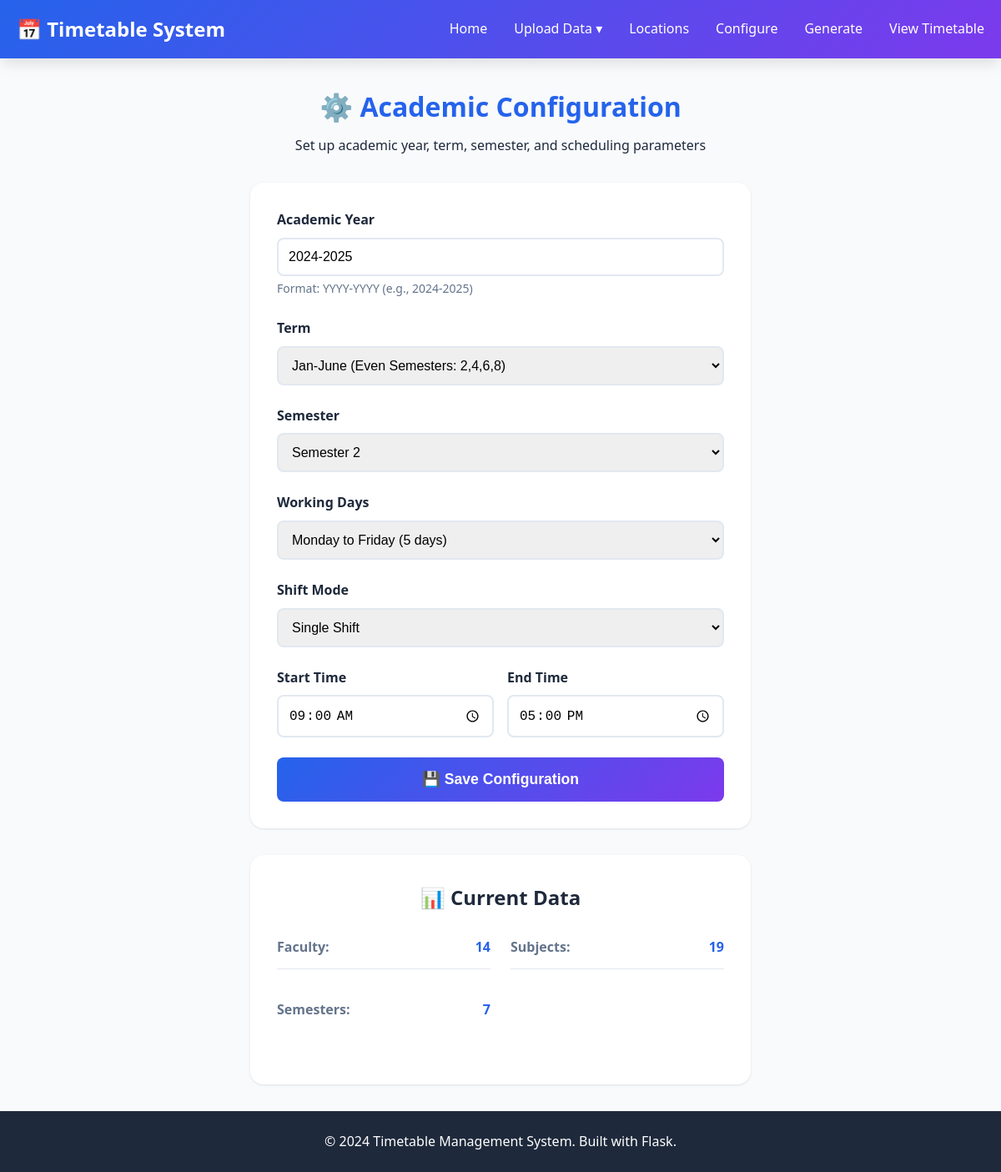
The page /configure on the database its author committed.
### tables this page shows
CREATE TABLE academic_config (
            id INTEGER PRIMARY KEY AUTOINCREMENT,
            academic_year TEXT NOT NULL,
            term TEXT NOT NULL,
            semester INTEGER NOT NULL,
            working_days TEXT NOT NULL,
            shift_mode TEXT NOT NULL,
            shift_timings TEXT,
            created_at TIMESTAMP DEFAULT CURRENT_TIMESTAMP,
            is_active INTEGER DEFAULT 1
        );

### app.py (the view)
@app.route('/configure')
def configure_page():
    stats = get_database_stats()
    active_config = get_active_config()
    return render_template('configure.html', stats=stats, config=active_config)

### database/db_setup.py (called while the page is built)
def get_connection():
    os.makedirs('database', exist_ok=True)
    conn = sqlite3.connect(DATABASE_PATH)
    conn.row_factory = sqlite3.Row  # Access columns by name
    return conn

### services/config_service.py (called while the page is built)
def get_active_config():
    conn = get_connection()
    cursor = conn.cursor()
    cursor.execute('SELECT * FROM academic_config WHERE is_active = 1 ORDER BY id DESC LIMIT 1')
    row = cursor.fetchone()
    conn.close()
    if row:
        config = dict(row)
        config['shift_timings'] = json.loads(config['shift_timings'])
        return config
    return None

### services/data_service.py (called while the page is built)
def get_database_stats():
    conn = get_connection()
    cursor = conn.cursor()
    stats = {}
    cursor.execute('SELECT COUNT(*) FROM faculty')
    stats['faculty_count'] = cursor.fetchone()[0]
    cursor.execute('SELECT COUNT(*) FROM subject')
    stats['subject_count'] = cursor.fetchone()[0]
    cursor.execute('SELECT COUNT(*) FROM faculty_subject')
    stats['mappings_count'] = cursor.fetchone()[0]
    cursor.execute('SELECT COUNT(DISTINCT semester) FROM subject')
    stats['semesters_count'] = cursor.fetchone()[0]
    conn.close()
    return stats

### templates/configure.html (shortened to what this page needs)
{% extends "base.html" %}
{% block content %}
<div class="page-header">
    <h1>⚙️ Academic Configuration</h1>
    <p>Set up academic year, term, semester, and scheduling parameters</p>
</div>
<div class="config-container">
    <form action="{{ url_for('save_configuration') }}" method="POST" class="config-form">
        <div class="form-group">
            <label for="academic_year">Academic Year</label>
            <input type="text" id="academic_year" name="academic_year"
                   placeholder="2024-2025" pattern="\d{4}-\d{4}"
                   value="{% if config %}{{ config.academic_year }}{% endif %}" required>
            <small>Format: YYYY-YYYY (e.g., 2024-2025)</small>
        </div>
        <div class="form-group">
            <label for="term">Term</label>
            <select id="term" name="term" required>
                <option value="Jan-June" {% if config and config.term == 'Jan-June' %}selected{% endif %}>Jan-June (Even Semesters: 2,4,6,8)</option>
            </select>
        </div>
        <div class="form-group">
            <label for="semester">Semester</label>
            <select id="semester" name="semester" required>
                <option value="2" {% if config and config.semester == 2 %}selected{% endif %}>Semester 2</option>
            </select>
        </div>
        <div class="form-group">
            <label for="working_days">Working Days</label>
            <select id="working_days" name="working_days" required>
                <option value="Mon-Fri" {% if config and config.working_days == 'Mon-Fri' %}selected{% endif %}>Monday to Friday (5 days)</option>
            </select>
        </div>
        <div class="form-group">
            <label for="shift_mode">Shift Mode</label>
            <select id="shift_mode" name="shift_mode" required onchange="toggleShiftInputs()">
                <option value="single" {% if config and config.shift_mode == 'single' %}selected{% endif %}>Single Shift</option>
            </select>
        </div>
        <div id="single-shift-inputs" class="shift-inputs">
            <div class="form-row">
                <div class="form-group">
                    <label for="single_start">Start Time</label>
                    <input type="time" id="single_start" name="single_start" value="09:00">
                </div>
                <div class="form-group">
                    <label for="single_end">End Time</label>
                    <input type="time" id="single_end" name="single_end" value="17:00">
                </div>
            </div>
        </div>
        <button type="submit" class="btn btn-primary btn-lg">💾 Save Configuration</button>
    </form>
</div>
<div class="stats-overview">
    <h2>📊 Current Data</h2>
    <div class="stats-grid">
        <div class="stat-item">
            <span class="stat-label">Faculty:</span>
            <span class="stat-value">{{ stats.faculty_count }}</span>
        </div>
        <div class="stat-item">
            <span class="stat-label">Subjects:</span>
            <span class="stat-value">{{ stats.subject_count }}</span>
        </div>
        <div class="stat-item">
            <span class="stat-label">Semesters:</span>
            <span class="stat-value">{{ stats.semesters_count }}</span>
        </div>
    </div>
</div>
{% endblock %}

### static/css/style.css (style rules this page uses)
* { margin: 0; padding: 0; box-sizing: border-box; }
:root { --primary-color: #2563eb; --secondary-color: #7c3aed; --success-color: #10b981; --warning-color: #f59e0b; --error-color: #ef4444; --info-color: #3b82f6; --bg-color: #f8fafc; --card-bg: #ffffff; --text-primary: #1e293b; --text-secondary: #64748b; --border-color: #e2e8f0; --shadow: 0 1px 3px rgba(0, 0, 0, 0.1); --shadow-lg: 0 10px 15px -3px rgba(0, 0, 0, 0.1); }
body { font-family: 'Segoe UI', Tahoma, Geneva, Verdana, sans-serif; background-color: var(--bg-color); color: var(--text-primary); line-height: 1.6; min-height: 100vh; display: flex; flex-direction: column; }
.stats-grid { display: grid; grid-template-columns: repeat(auto-fit, minmax(250px, 1fr)); gap: 1.5rem; margin-bottom: 2rem; }
.stat-label { color: var(--text-secondary); font-weight: 500; }
.btn { display: inline-block; padding: 0.75rem 1.5rem; border-radius: 0.5rem; text-decoration: none; font-weight: 600; transition: all 0.3s; border: none; cursor: pointer; font-size: 1rem; }
.btn-primary { background: linear-gradient(135deg, var(--primary-color), var(--secondary-color)); color: white; }
.page-header { text-align: center; margin-bottom: 2rem; }
.page-header h1 { font-size: 2rem; color: var(--primary-color); margin-bottom: 0.5rem; }

### templates/configure.html (style rules this page uses)
.config-container { max-width: 600px; margin: 0 auto 2rem; }
.config-form { background: var(--card-bg); padding: 2rem; border-radius: 1rem; box-shadow: var(--shadow); }
.form-group { margin-bottom: 1.5rem; }
.form-group label { display: block; margin-bottom: 0.5rem; font-weight: 600; color: var(--text-primary); }
.form-group input, .form-group select { width: 100%; padding: 0.75rem; border: 2px solid var(--border-color); border-radius: 0.5rem; font-size: 1rem; transition: border-color 0.3s; }
.form-group small { display: block; margin-top: 0.25rem; color: var(--text-secondary); font-size: 0.875rem; }
.form-row { display: grid; grid-template-columns: 1fr 1fr; gap: 1rem; }
.shift-inputs { margin-top: 1rem; }
.btn-lg { width: 100%; font-size: 1.1rem; padding: 1rem; }
.stats-overview { background: var(--card-bg); padding: 2rem; border-radius: 1rem; box-shadow: var(--shadow); max-width: 600px; margin: 0 auto; }
.stats-overview h2 { margin-bottom: 1rem; text-align: center; }
.stat-item { display: flex; justify-content: space-between; padding: 0.75rem 0; border-bottom: 1px solid var(--border-color); }
.stat-item:last-child { border-bottom: none; }
.stat-label { font-weight: 600; }
.stat-value { color: var(--primary-color); font-weight: 700; }

### rows shown on the page
academic_config: academic_year "2024-2025", term "Jan-June (Even Semesters: 2,4,6,8)", semester "Semester 2", working_days "Monday to Friday (5 days)", shift_mode "Single Shift"

### other values the page prints
{{ stats.faculty_count }} "14"
{{ stats.subject_count }} "19"
{{ stats.semesters_count }} "7"
